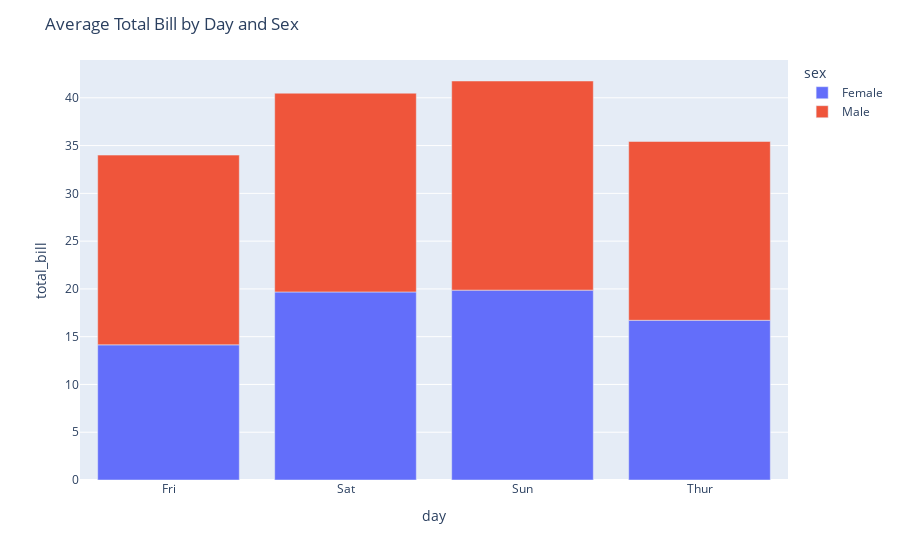

The notebook cell saved with this chart:
### Code cell
# Solution 8: Barplot with customization
tips = px.data.tips().groupby(['day','sex'])['total_bill'].mean().reset_index()
fig = px.bar(
    tips,
    x='day',
    y='total_bill',
    color='sex',
)
fig.update_layout(
    title='Average Total Bill by Day and Sex')
fig.show()

### Figure 1 — Plotly figure (JSON) as saved in the notebook; plotly's stock layout.template omitted (floating-point values rounded to 4 significant figures)
{"data": [{"hovertemplate": "sex=Female<br>day=%{x}<br>total_bill=%{y}<extra></extra>", "legendgroup": "Female", "marker": {"color": "#636efa", "pattern": {"shape": ""}}, "name": "Female", "orientation": "v", "showlegend": true, "textposition": "auto", "type": "bar", "x": ["Fri", "Sat", "Sun", "Thur"], "xaxis": "x", "y": [14.15, 19.68, 19.87, 16.72], "yaxis": "y"}, {"hovertemplate": "sex=Male<br>day=%{x}<br>total_bill=%{y}<extra></extra>", "legendgroup": "Male", "marker": {"color": "#EF553B", "pattern": {"shape": ""}}, "name": "Male", "orientation": "v", "showlegend": true, "textposition": "auto", "type": "bar", "x": ["Fri", "Sat", "Sun", "Thur"], "xaxis": "x", "y": [19.86, 20.8, 21.89, 18.71], "yaxis": "y"}], "layout": {"barmode": "relative", "legend": {"title": {"text": "sex"}, "tracegroupgap": 0}, "margin": {"t": 60}, "title": {"text": "Average Total Bill by Day and Sex"}, "xaxis": {"anchor": "y", "domain": [0, 1], "title": {"text": "day"}}, "yaxis": {"anchor": "x", "domain": [0, 1], "title": {"text": "total_bill"}}}}
